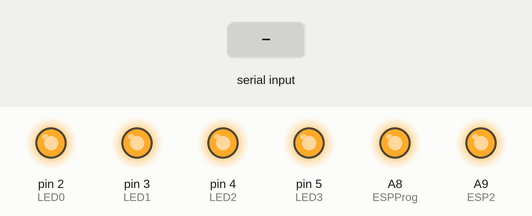
Simulated run of this sketch. Board: Teensy 4. On the bench: output pins drawn as LEDs (lit = HIGH). The inputs (shaded band) are chosen by the test bench. Pins used as bus, display or sensor lines are not drawn.

Above: at 2.0 s.
2.1 s: "r" received over Serial
At 3.0 s:
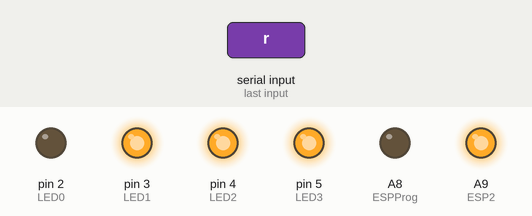
8.1 s: "p" received over Serial
At 12.4 s:
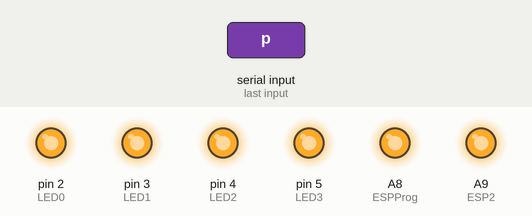
Timing chart, 0 to 13.9 s (numbered marks = the images above; inputs shaded):
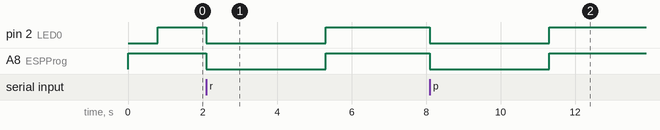

Measured:
- after the input at 2.1 s, pin 2 (LED0), A8 (ESPProg): HIGH → LOW at once, → HIGH 3.2 s later
- after the input at 8.1 s, pin 2 (LED0), A8 (ESPProg): HIGH → LOW at once, → HIGH 3.2 s later

The sketch:

ESPProgrammer.ino
```cpp
// Program to allow an ESP01 to be programmed via a Teensy 3.2/3.6 on a PI Teensy board

// Data is passed between the The USB port and the ESP01 serial port connected to Serial3,
// and a simple command handler run on Serial1 to toggle the
// ESP Reset and Program pins

// To program the Arduino IDE would be attached to the USB port and a
// terminal program to Serial1

#define ESPReset 21
#define ESPProg 22
#define ESP2 23

#define LED0 2
#define LED1 3
#define LED2 4
#define LED3 5

int Progmode = 0;
int ProgTime = 0;


void setup()
{
  Serial.begin(115200);
  Serial1.begin(115200);
  Serial3.begin(115200);
  pinMode(ESPReset, OUTPUT);
  pinMode(ESPProg, OUTPUT);
  pinMode(ESP2, OUTPUT);
  digitalWriteFast(ESPReset, HIGH);
  digitalWriteFast(ESPProg, HIGH);
  digitalWriteFast(ESP2, HIGH);

  pinMode(LED0, OUTPUT);
  pinMode(LED1, OUTPUT);
  pinMode(LED2, OUTPUT);
  pinMode(LED3, OUTPUT);

  // Flash Leds to show starting

  SetLED(LED0, 1);
  SetLED(LED1, 1);
  SetLED(LED2, 1);
  SetLED(LED3, 1);
  delay(200);
  SetLED(LED3, 0);
  delay(200);
  SetLED(LED2, 0);
  delay(200);
  SetLED(LED1, 0);
  delay(200);
  SetLED(LED0, 0);

  Serial1.println("ESP Programmer Ready");
}

void SetLED(int LED, int state)
{
  state = !state;			// LEDS inverted on PI Board
  digitalWriteFast(LED, state);
}

unsigned char RXBUFFER[512];
void loop()
{
  int Avail = Serial.available();
  int Count;

  Avail = Serial.available();

  // As soon as we see something on Serial, switch to Program Mode

  if (Avail)
  {
    if (Progmode == 0)
    {
      // Toggle reset while Prog is low

      pinMode(ESPProg, OUTPUT);				// driven at boot, so leave as input till needed
      digitalWriteFast(ESPProg, LOW);
      SetLED(LED0, 1);
      delay(100);
      digitalWriteFast(ESPReset, LOW);
      delay(100);
      digitalWriteFast(ESPReset, HIGH);
      Serial1.println("In Program Mode");
      Progmode = 1;
      ProgTime = millis();
    }

    if (Avail > 499)
      Avail = 499;

    Count = Serial.readBytes((char *)RXBUFFER, Avail);
    Serial3.write(RXBUFFER, Count);
    Serial1.write(RXBUFFER, Count);

    ProgTime = millis();
  }

  Avail = Serial3.available();

  if (Avail)
  {
    if (Avail > 499)
      Avail = 499;

    Count = Serial3.readBytes((char *)RXBUFFER, Avail);
    Serial.write(RXBUFFER, Count);
    Serial1.write(RXBUFFER, Count);
  }

  Avail = Serial1.available();

  if (Avail)
  {
    if (Avail > 499)
      Avail = 499;

    Count = Serial1.readBytes((char *)RXBUFFER, Avail);

    if (RXBUFFER[0] == 'r')
    {
      digitalWriteFast(ESPProg, HIGH);
      SetLED(LED0, 0);
      digitalWriteFast(ESPReset, LOW);
      delay(100);
      digitalWriteFast(ESPReset, HIGH);
    }

    if (RXBUFFER[0] == 'p')
    {
      // Toggle reset while Prog is low

      pinMode(ESPProg, OUTPUT);				// driven at boot, so leave as input till needed
      digitalWriteFast(ESPProg, LOW);
      SetLED(LED0, 1);
      delay(100);
      digitalWriteFast(ESPReset, LOW);
      delay(100);
      digitalWriteFast(ESPReset, HIGH);
      //    digitalWriteFast(ESPProg, HIGH);
      //    pinMode(ESPProg, INPUT);
    }
  }

	// Leave program mode if nothing heard for 3 seconds

  if (Progmode && ((millis() - ProgTime) > 3000))
  {
  	  digitalWriteFast(ESPProg, HIGH);
      SetLED(LED0, 0);
      digitalWriteFast(ESPReset, LOW);
      delay(100);
      digitalWriteFast(ESPReset, HIGH);
      Progmode = 0;
      Serial1.println("Leave Program Mode");
  }
}
```
